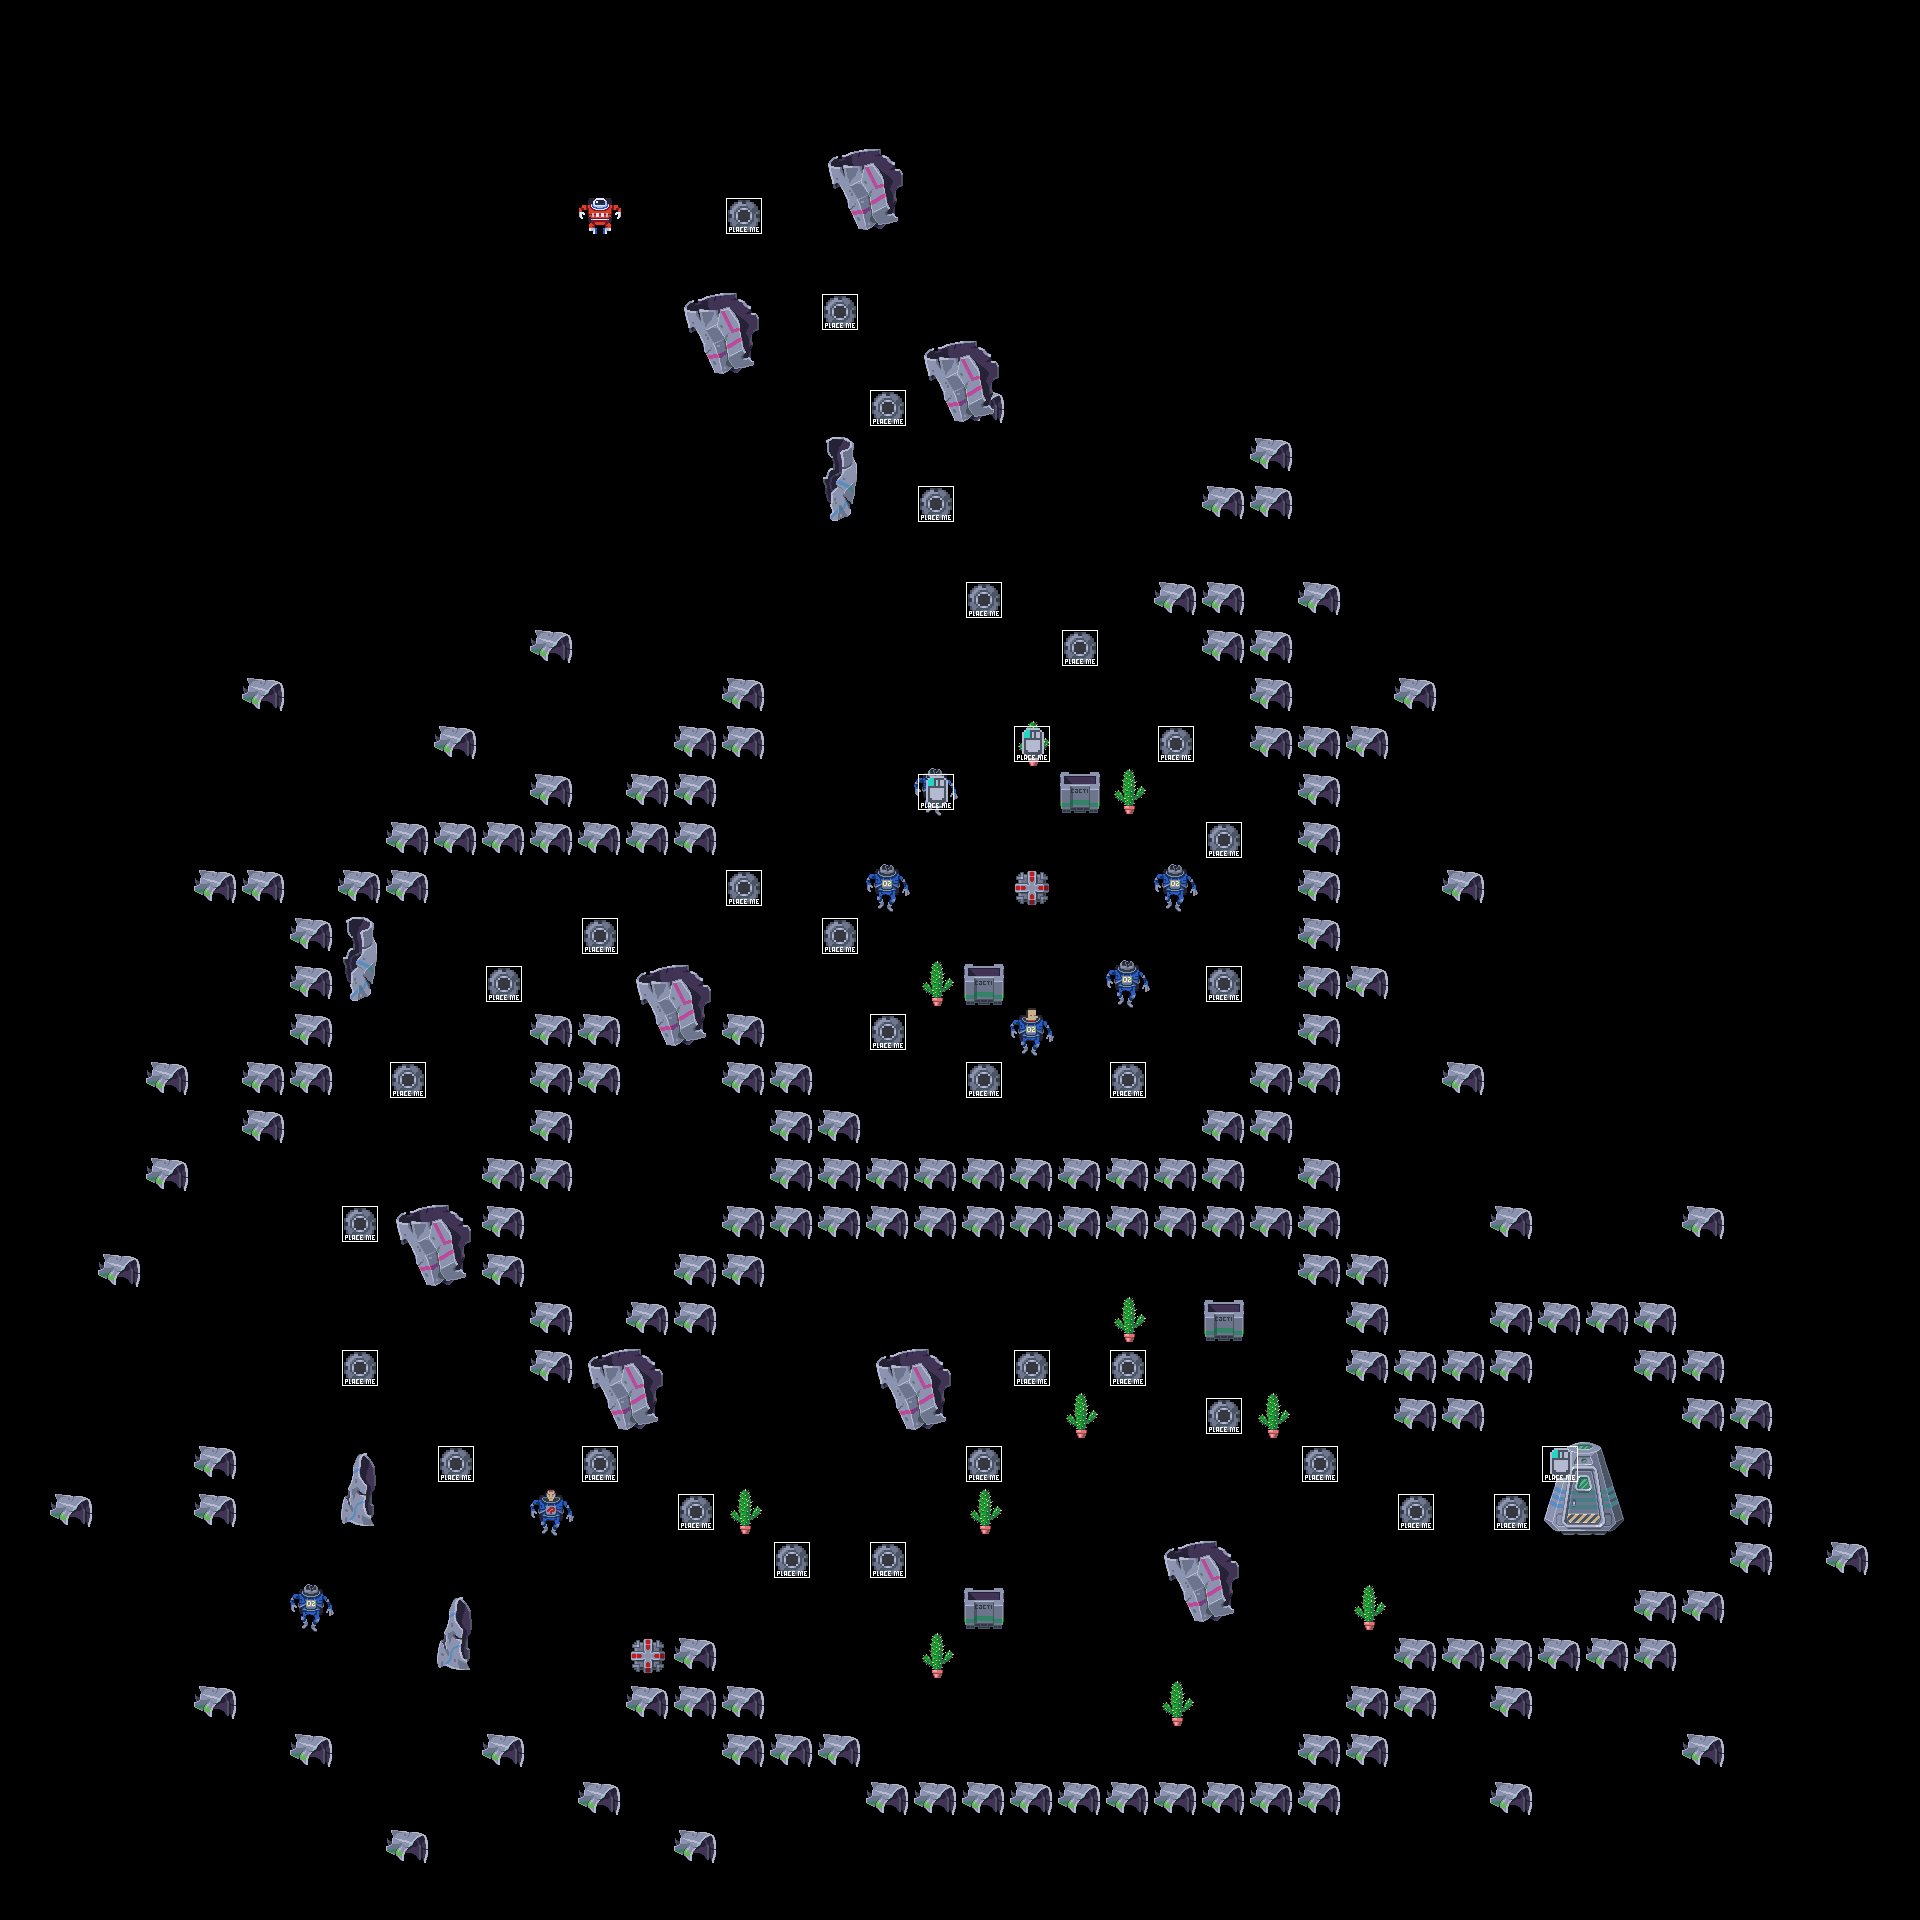

This game map was drawn from its Tiled (.tmx) file and the tilesets committed beside it. A one-line description and the full map source follow:
An orthogonal 40x40 tile map with 48x48 px tiles, 2 tile layers (Background 1, Debris).

<map version="1.2" tiledversion="1.2.4" orientation="orthogonal" renderorder="right-down" width="40" height="40" tilewidth="48" tileheight="48" infinite="0" nextlayerid="4" nextobjectid="1">
 <properties>
  <property name="name" value="Prickly Payload" />
  <property name="nextmap" value="map5.tmx" />
 </properties>
 <tileset firstgid="1" source="astrodrift_test.tsx" />
 <layer id="1" name="Background 1" width="40" height="40">
  <properties>
   <property name="layer" type="int" value="80" />
  </properties>
  <data encoding="csv">
0,0,0,0,0,0,0,0,0,0,0,0,0,0,0,0,0,0,0,0,0,0,0,0,0,0,0,0,0,0,0,0,0,0,0,0,0,0,0,0,
0,0,0,0,0,0,0,0,0,0,0,0,0,0,0,0,0,0,0,0,0,0,0,0,0,0,0,0,0,0,0,0,0,0,0,0,0,0,0,0,
0,0,0,0,0,0,0,0,0,0,0,0,0,0,0,0,0,0,0,0,0,0,0,0,0,0,0,0,0,0,0,0,0,0,0,0,0,0,0,0,
0,0,0,0,0,0,0,0,0,0,0,0,0,0,0,0,0,0,0,0,0,0,0,0,0,0,0,0,0,0,0,0,0,0,0,0,0,0,0,0,
0,0,0,0,0,0,0,0,0,0,0,0,0,0,0,130,0,0,0,0,0,0,0,0,0,0,0,0,0,0,0,0,0,0,0,0,0,0,0,0,
0,0,0,0,0,0,0,0,0,0,0,0,0,0,0,0,0,0,0,0,0,0,0,0,0,0,0,0,0,0,0,0,0,0,0,0,0,0,0,0,
0,0,0,0,0,0,0,0,0,0,0,0,0,0,0,0,0,130,0,0,0,0,0,0,0,0,0,0,0,0,0,0,0,0,0,0,0,0,0,0,
0,0,0,0,0,0,0,0,0,0,0,0,0,0,0,0,0,0,0,0,0,0,0,0,0,0,0,0,0,0,0,0,0,0,0,0,0,0,0,0,
0,0,0,0,0,0,0,0,0,0,0,0,0,0,0,0,0,0,130,0,85,0,0,0,0,0,0,0,0,0,0,0,0,0,0,0,0,0,0,0,
0,0,0,0,0,0,0,0,0,0,0,0,0,0,0,0,0,0,0,0,0,0,0,0,0,0,85,0,0,0,0,0,0,0,0,0,0,0,0,0,
0,0,0,0,0,0,0,0,0,0,0,0,0,0,0,0,0,0,0,130,0,0,0,0,0,85,85,0,0,0,0,0,0,0,0,0,0,0,0,0,
0,0,0,0,0,0,0,0,0,0,0,0,0,0,0,0,0,0,0,0,0,0,0,0,0,0,0,0,0,0,0,0,0,0,0,0,0,0,0,0,
0,0,0,0,0,0,0,0,0,0,0,0,0,0,0,0,0,0,0,0,130,0,0,0,85,85,0,85,0,0,0,0,0,0,0,0,0,0,0,0,
0,0,0,0,0,0,0,0,0,0,0,85,0,0,0,0,0,0,0,0,0,0,130,0,0,85,85,0,0,0,0,0,0,0,0,0,0,0,0,0,
0,0,0,0,0,85,0,0,0,0,0,0,0,0,0,85,0,0,0,0,0,0,0,0,0,0,85,0,0,85,0,0,0,0,0,0,0,0,0,0,
0,0,0,0,0,0,0,0,0,85,0,0,0,0,85,85,0,0,0,0,0,113,0,0,130,0,85,85,85,0,0,0,0,0,0,0,0,0,0,0,
0,0,0,0,0,0,0,0,0,0,0,85,0,85,85,0,0,0,0,64,0,0,94,113,0,0,0,85,0,0,0,0,0,0,0,0,0,0,0,0,
0,0,0,0,0,0,0,0,85,85,85,85,85,85,85,0,344,345,346,347,0,0,0,0,0,130,0,85,0,0,0,0,0,0,0,0,0,0,0,0,
0,0,0,0,85,85,0,85,85,0,0,0,0,0,0,130,0,0,64,0,0,93,0,0,64,0,0,85,0,0,85,0,0,0,0,0,0,0,0,0,
0,0,0,0,0,0,85,90,0,0,0,0,130,0,0,0,0,130,0,0,0,0,0,0,0,0,0,85,0,0,0,0,0,0,0,0,0,0,0,0,
0,0,0,0,0,0,85,111,0,0,130,0,0,88,89,0,0,0,0,113,94,0,0,64,0,130,0,85,85,0,0,0,0,0,0,0,0,0,0,0,
0,0,0,0,0,0,85,0,0,0,0,85,85,109,110,85,0,0,130,0,0,133,434,435,0,0,0,85,0,0,0,0,0,0,0,0,0,0,0,0,
0,0,0,85,0,85,85,0,130,0,0,85,85,0,0,85,85,0,0,0,130,0,0,130,0,0,85,85,0,0,85,0,0,0,0,0,0,0,0,0,
0,0,0,0,0,85,0,0,0,0,0,85,0,0,0,0,85,85,0,0,0,0,0,0,0,85,85,0,0,0,0,0,0,0,0,0,0,0,0,0,
0,0,0,85,0,0,0,0,0,0,85,85,0,0,0,0,85,85,85,85,85,85,85,85,85,85,0,85,0,0,0,0,0,0,0,0,0,0,0,0,
0,0,0,0,0,0,0,130,88,89,85,0,0,0,0,85,85,85,85,85,85,85,85,85,85,85,85,85,0,0,0,85,0,0,0,85,0,0,0,0,
0,0,85,0,0,0,0,0,109,110,85,0,0,0,85,85,0,0,0,0,0,0,0,0,0,0,0,85,85,0,0,0,0,0,0,0,0,0,0,0,
0,0,0,0,0,0,0,0,0,0,0,85,0,85,85,0,0,0,0,0,0,0,0,113,0,94,0,0,85,0,0,85,85,85,85,0,0,0,0,0,
0,0,0,0,0,0,0,130,0,0,0,85,88,89,0,0,0,0,88,89,0,130,0,130,0,0,0,0,85,85,85,85,0,0,85,85,0,0,0,0,
0,0,0,0,0,0,0,0,0,0,0,0,109,110,0,0,0,0,109,110,0,0,113,0,0,130,113,0,0,85,85,0,0,0,0,85,85,0,0,0,
0,0,0,0,85,0,0,91,0,130,0,0,130,0,0,0,0,0,0,0,130,0,0,0,0,0,0,130,0,0,0,0,127,0,0,0,85,0,0,0,
0,85,0,0,85,0,0,112,0,0,0,139,0,0,130,113,0,0,0,0,113,0,0,0,0,0,0,0,0,130,0,130,0,0,0,0,85,0,0,0,
0,0,0,0,0,0,0,0,0,0,0,0,0,0,0,0,130,0,130,0,0,0,0,0,88,89,0,0,0,0,0,0,0,0,0,0,85,0,85,0,
0,0,0,0,0,0,64,0,0,91,0,0,0,0,0,0,0,0,0,0,94,0,0,0,109,110,0,0,113,0,0,0,0,0,85,85,0,0,0,0,
0,0,0,0,0,0,0,0,0,112,0,0,0,93,85,0,0,0,0,113,0,0,0,0,0,0,0,0,0,85,85,85,85,85,85,0,0,0,0,0,
0,0,0,0,85,0,0,0,0,0,0,0,0,85,85,85,0,0,0,0,0,0,0,0,113,0,0,0,85,85,0,85,0,0,0,0,0,0,0,0,
0,0,0,0,0,0,85,0,0,0,85,0,0,0,0,85,85,85,0,0,0,0,0,0,0,0,0,85,85,0,0,0,0,0,0,85,0,0,0,0,
0,0,0,0,0,0,0,0,0,0,0,0,85,0,0,0,0,0,85,85,85,85,85,85,85,85,85,85,0,0,0,85,0,0,0,0,0,0,0,0,
0,0,0,0,0,0,0,0,85,0,0,0,0,0,85,0,0,0,0,0,0,0,0,0,0,0,0,0,0,0,0,0,0,0,0,0,0,0,0,0,
0,0,0,0,0,0,0,0,0,0,0,0,0,0,0,0,0,0,0,0,0,0,0,0,0,0,0,0,0,0,0,0,0,0,0,0,0,0,0,0
</data>
 </layer>
 <layer id="3" name="Debris" width="40" height="40">
  <properties>
   <property name="layer" type="int" value="100" />
  </properties>
  <data encoding="csv">
0,0,0,0,0,0,0,0,0,0,0,0,0,0,0,0,0,0,0,0,0,0,0,0,0,0,0,0,0,0,0,0,0,0,0,0,0,0,0,0,
0,0,0,0,0,0,0,0,0,0,0,0,0,0,0,0,0,0,0,0,0,0,0,0,0,0,0,0,0,0,0,0,0,0,0,0,0,0,0,0,
0,0,0,0,0,0,0,0,0,0,0,0,0,0,0,0,0,0,0,0,0,0,0,0,0,0,0,0,0,0,0,0,0,0,0,0,0,0,0,0,
0,0,0,0,0,0,0,0,0,0,0,0,0,0,0,0,0,88,89,0,0,0,0,0,0,0,0,0,0,0,0,0,0,0,0,0,0,0,0,0,
0,0,0,0,0,0,0,0,0,0,0,0,1,0,0,0,0,109,110,0,0,0,0,0,0,0,0,0,0,0,0,0,0,0,0,0,0,0,0,0,
0,0,0,0,0,0,0,0,0,0,0,0,0,0,0,0,0,0,0,0,0,0,0,0,0,0,0,0,0,0,0,0,0,0,0,0,0,0,0,0,
0,0,0,0,0,0,0,0,0,0,0,0,0,0,88,89,0,0,0,0,0,0,0,0,0,0,0,0,0,0,0,0,0,0,0,0,0,0,0,0,
0,0,0,0,0,0,0,0,0,0,0,0,0,0,109,110,0,0,0,88,89,0,0,0,0,0,0,0,0,0,0,0,0,0,0,0,0,0,0,0,
0,0,0,0,0,0,0,0,0,0,0,0,0,0,0,0,0,0,0,109,110,0,0,0,0,0,0,0,0,0,0,0,0,0,0,0,0,0,0,0,
0,0,0,0,0,0,0,0,0,0,0,0,0,0,0,0,0,90,0,0,0,0,0,0,0,0,0,0,0,0,0,0,0,0,0,0,0,0,0,0,
0,0,0,0,0,0,0,0,0,0,0,0,0,0,0,0,0,111,0,0,0,0,0,0,0,0,0,0,0,0,0,0,0,0,0,0,0,0,0,0,
0,0,0,0,0,0,0,0,0,0,0,0,0,0,0,0,0,0,0,0,0,0,0,0,0,0,0,0,0,0,0,0,0,0,0,0,0,0,0,0,
0,0,0,0,0,0,0,0,0,0,0,0,0,0,0,0,0,0,0,0,0,0,0,0,0,0,0,0,0,0,0,0,0,0,0,0,0,0,0,0,
0,0,0,0,0,0,0,0,0,0,0,0,0,0,0,0,0,0,0,0,0,0,0,0,0,0,0,0,0,0,0,0,0,0,0,0,0,0,0,0,
0,0,0,0,0,0,0,0,0,0,0,0,0,0,0,0,0,0,0,0,0,0,0,0,0,0,0,0,0,0,0,0,0,0,0,0,0,0,0,0,
0,0,0,0,0,0,0,0,0,0,0,0,0,0,0,0,0,0,0,0,0,131,0,0,0,0,0,0,0,0,0,0,0,0,0,0,0,0,0,0,
0,0,0,0,0,0,0,0,0,0,0,0,0,0,0,0,0,0,0,131,0,0,0,0,0,0,0,0,0,0,0,0,0,0,0,0,0,0,0,0,
0,0,0,0,0,0,0,0,0,0,0,0,0,0,0,0,0,0,0,0,0,0,0,0,0,0,0,0,0,0,0,0,0,0,0,0,0,0,0,0,
0,0,0,0,0,0,0,0,0,0,0,0,0,0,0,0,0,0,0,0,0,0,0,0,0,0,0,0,0,0,0,0,0,0,0,0,0,0,0,0,
0,0,0,0,0,0,0,0,0,0,0,0,0,0,0,0,0,0,0,0,0,0,0,0,0,0,0,0,0,0,0,0,0,0,0,0,0,0,0,0,
0,0,0,0,0,0,0,0,0,0,0,0,0,0,0,0,0,0,0,0,0,0,0,0,0,0,0,0,0,0,0,0,0,0,0,0,0,0,0,0,
0,0,0,0,0,0,0,0,0,0,0,0,0,0,0,0,0,0,0,0,0,0,0,0,0,0,0,0,0,0,0,0,0,0,0,0,0,0,0,0,
0,0,0,0,0,0,0,0,0,0,0,0,0,0,0,0,0,0,0,0,0,0,0,0,0,0,0,0,0,0,0,0,0,0,0,0,0,0,0,0,
0,0,0,0,0,0,0,0,0,0,0,0,0,0,0,0,0,0,0,0,0,0,0,0,0,0,0,0,0,0,0,0,0,0,0,0,0,0,0,0,
0,0,0,0,0,0,0,0,0,0,0,0,0,0,0,0,0,0,0,0,0,0,0,0,0,0,0,0,0,0,0,0,0,0,0,0,0,0,0,0,
0,0,0,0,0,0,0,0,0,0,0,0,0,0,0,0,0,0,0,0,0,0,0,0,0,0,0,0,0,0,0,0,0,0,0,0,0,0,0,0,
0,0,0,0,0,0,0,0,0,0,0,0,0,0,0,0,0,0,0,0,0,0,0,0,0,0,0,0,0,0,0,0,0,0,0,0,0,0,0,0,
0,0,0,0,0,0,0,0,0,0,0,0,0,0,0,0,0,0,0,0,0,0,0,0,0,0,0,0,0,0,0,0,0,0,0,0,0,0,0,0,
0,0,0,0,0,0,0,0,0,0,0,0,0,0,0,0,0,0,0,0,0,0,0,0,0,0,0,0,0,0,0,0,0,0,0,0,0,0,0,0,
0,0,0,0,0,0,0,0,0,0,0,0,0,0,0,0,0,0,0,0,0,0,0,0,0,0,0,0,0,0,0,0,0,0,0,0,0,0,0,0,
0,0,0,0,0,0,0,0,0,0,0,0,0,0,0,0,0,0,0,0,0,0,0,0,0,0,0,0,0,0,0,0,131,128,0,0,0,0,0,0,
0,0,0,0,0,0,0,0,0,0,0,0,0,0,0,0,0,0,0,0,0,0,0,0,0,0,0,0,0,0,0,0,148,149,0,0,0,0,0,0,
0,0,0,0,0,0,0,0,0,0,0,0,0,0,0,0,0,0,0,0,0,0,0,0,0,0,0,0,0,0,0,0,0,0,0,0,0,0,0,0,
0,0,0,0,0,0,0,0,0,0,0,0,0,0,0,0,0,0,0,0,0,0,0,0,0,0,0,0,0,0,0,0,0,0,0,0,0,0,0,0,
0,0,0,0,0,0,0,0,0,0,0,0,0,0,0,0,0,0,0,0,0,0,0,0,0,0,0,0,0,0,0,0,0,0,0,0,0,0,0,0,
0,0,0,0,0,0,0,0,0,0,0,0,0,0,0,0,0,0,0,0,0,0,0,0,0,0,0,0,0,0,0,0,0,0,0,0,0,0,0,0,
0,0,0,0,0,0,0,0,0,0,0,0,0,0,0,0,0,0,0,0,0,0,0,0,0,0,0,0,0,0,0,0,0,0,0,0,0,0,0,0,
0,0,0,0,0,0,0,0,0,0,0,0,0,0,0,0,0,0,0,0,0,0,0,0,0,0,0,0,0,0,0,0,0,0,0,0,0,0,0,0,
0,0,0,0,0,0,0,0,0,0,0,0,0,0,0,0,0,0,0,0,0,0,0,0,0,0,0,0,0,0,0,0,0,0,0,0,0,0,0,0,
0,0,0,0,0,0,0,0,0,0,0,0,0,0,0,0,0,0,0,0,0,0,0,0,0,0,0,0,0,0,0,0,0,0,0,0,0,0,0,0
</data>
 </layer>
</map>
